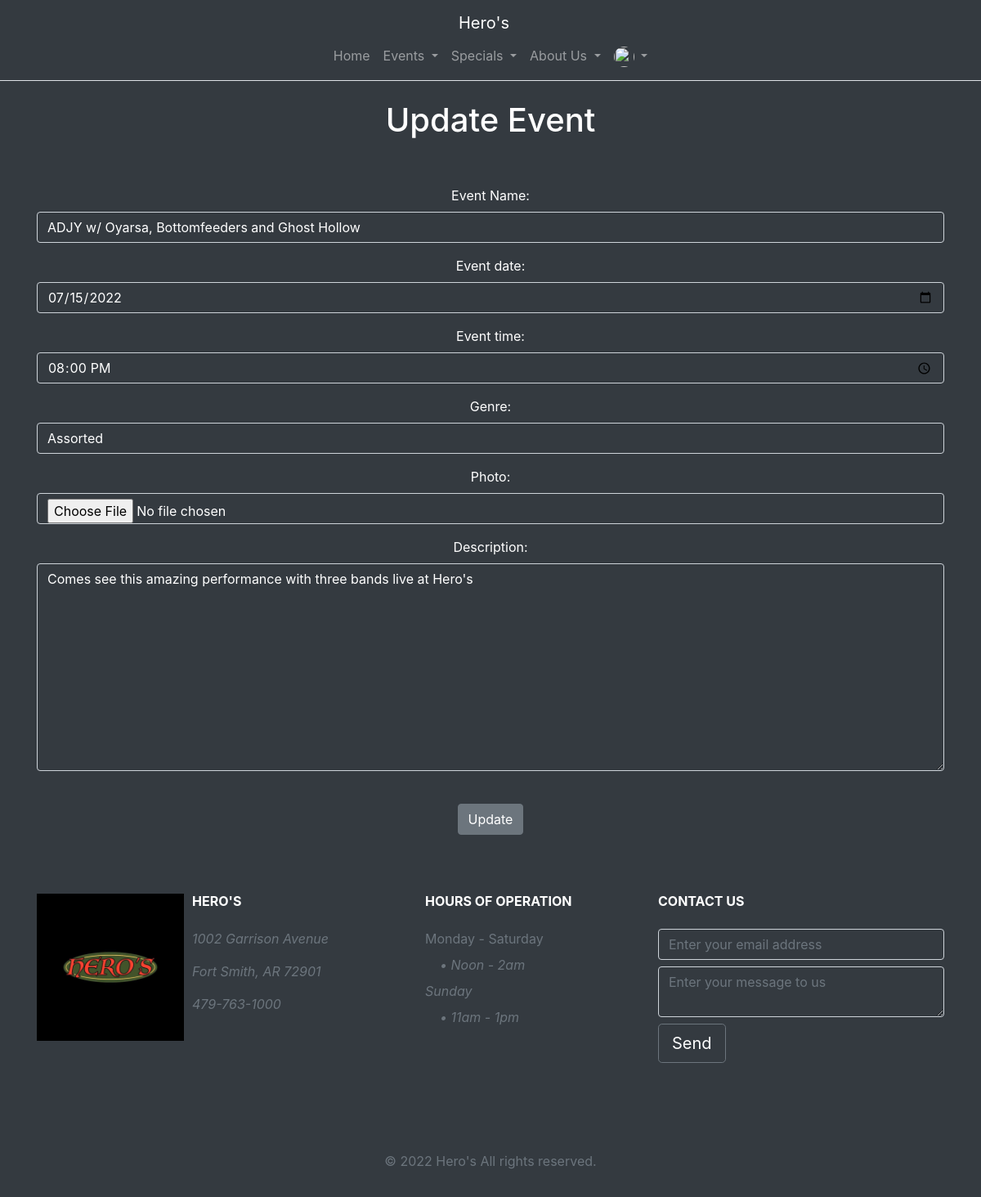
The app's page /events/update_event/1 (signed in) with its own data.
### events/models.py (models this page shows, shortened)
class Event(models.Model):
    name = models.CharField('Event Name', max_length=120)
    event_date = models.DateField()
    event_time = models.TimeField()
    genre = models.CharField(max_length=60)
    description = models.TextField(blank=True)
    photo = models.ImageField(
        upload_to='event_photos/', null=True, blank=True)

### events/views.py (the view)
# urls.py: path('update_event/<event_id>', views.update_event, name="update-event"),
@login_required
def update_event(request, event_id):
    utils.contact(request)
    event = Event.objects.get(pk=event_id)
    form = EventForm(None, None, instance=event)
    if 'eventButton' in request.POST:
        form = EventForm(request.POST or None,
                         request.FILES or None, instance=event)
    if form.is_valid():
        form.save()
        return redirect('list-events')
    return render(request, 'events/update_event.html', {'event': event, 'form': form})

### events/forms.py
class EventForm(ModelForm):
    class Meta:
        model = Event
        fields = ('name', 'event_date', 'event_time',
                  'genre', 'photo', 'description')
        widgets = {
            'name': forms.TextInput(attrs={'class': 'form-control bg-dark text-white', 'placeholder': 'Performance Name'}),
            'event_date': forms.widgets.DateInput(attrs={'type': 'date', 'class': 'form-control bg-dark text-white', 'placeholder': 'Date of Event'}),
            'event_time': forms.widgets.TimeInput(attrs={'type': 'time', 'class': 'form-control bg-dark text-white', 'placeholder': 'Time Event Starts'}),
            'genre': forms.TextInput(attrs={'class': 'form-control bg-dark text-white', 'placeholder': 'Genre'}),
            'photo': forms.ClearableFileInput(attrs={'class': 'form-control bg-dark text-white'}),
            'description': forms.Textarea(attrs={'class': 'form-control bg-dark text-white', 'placeholder': 'Description'}),
        }

### generic/utils.py (called while the page is built)
def contact(request):
    if 'contactButton' in request.POST:
        email = request.POST['email']
        subject = f"New Hero's Contact - {email}"
        message = request.POST['message']
        send_mail(subject, message, settings.CONTACT_EMAIL,
                  settings.ADMIN_EMAILS)

### events/templates/events/update_event.html (shortened to what this page needs)
{% extends 'generic/base.html' %}
{% block content %}
    <center>
        <h1 class="text-white"> Update Event </h1>
        <br><br>
        <form action="" method=POST class="text-white" enctype="multipart/form-data">
            {{ form.as_p }}
            <br>
            <input type="submit" value="Update" class="btn btn-secondary" name="eventButton">
        </form>
    </center>
{% endblock content %}

### records on screen
Event: name "ADJY w/ Oyarsa, Bottomfeeders and Ghost Hollow", event_date "07/15/2022", event_time "20:00:00", genre "Assorted", description "Comes see this amazing performance with three bands live at Hero's"
